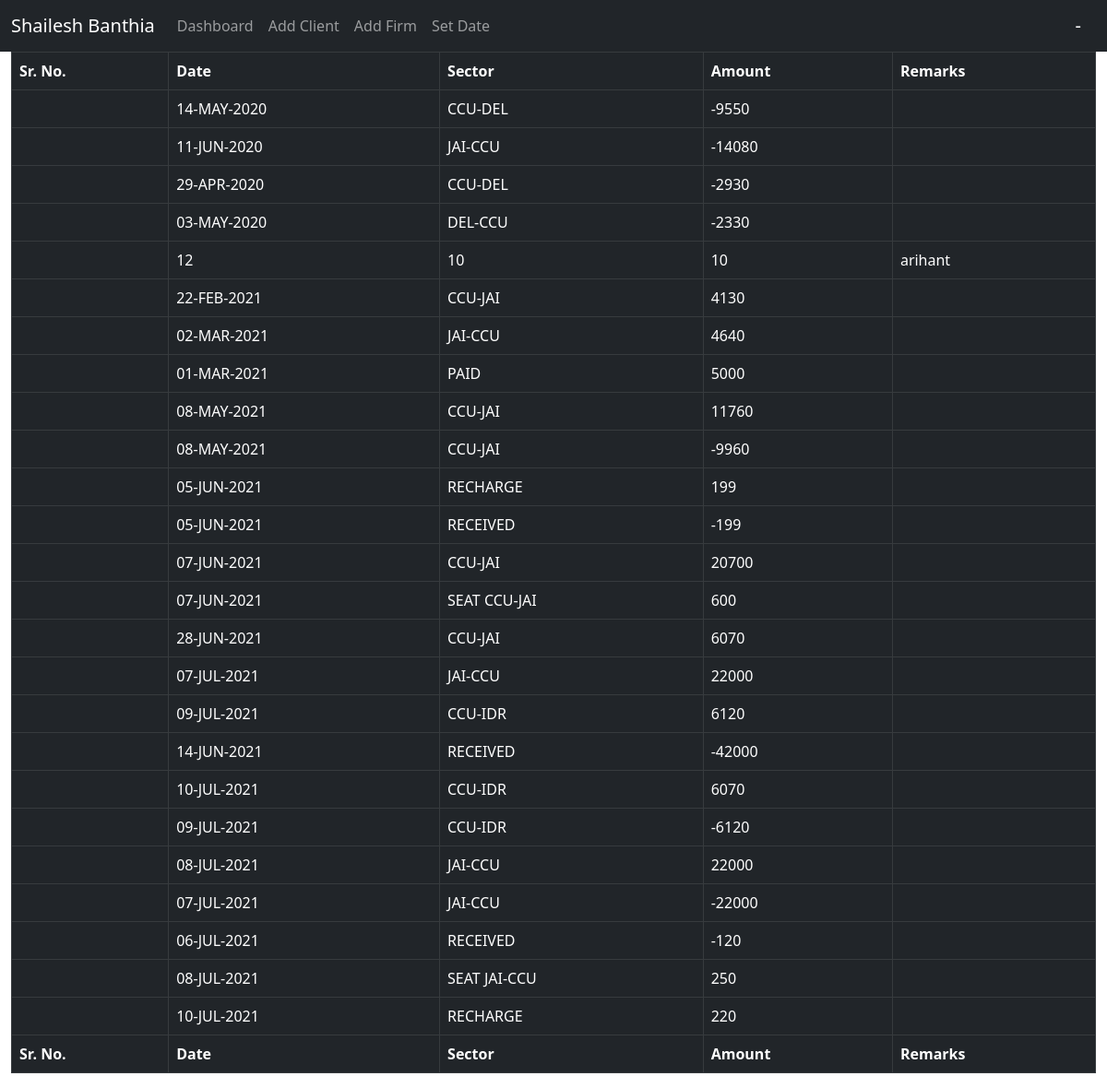
Page /client-detail/43 on the committed database.
### ledger/models.py (models this page shows, shortened)
class Trancation(models.Model):
    client = models.ForeignKey(Client, on_delete=models.CASCADE)
    sector = models.CharField(null=False, max_length=100)
    amount = models.IntegerField(null=False)
    remarks = models.TextField(null=True, blank=True)
    date = models.TextField()
    booking_date = models.DateField()
    passenger_list = models.TextField(null=True)
    verifed = models.BooleanField(default=False)
    cleared = models.BooleanField(default=False)
    firm = models.ForeignKey(Firm, on_delete=models.CASCADE, default=1)
    class Meta:
        ordering = ['booking_date']

### ledger/views.py (the view)
# urls.py: path('client-detail/<int:id>', views.client_detail_view,
def client_detail_view(request, id):
    client_details = models.Trancation.objects.filter(client_id=id)
    return render(request, 'ledger/client_detail.html', {
        'client_details': client_details
    })

### ledger/templates/ledger/client_detail.html
{% extends 'base_template.html' %}
{% block content %}
    <table class="table table-bordered table-dark">
        <thead>
        <tr>
            <th>Sr. No.</th>
            <th>Date</th>
            <th>Sector</th>
            <th>Amount</th>
            <th>Remarks</th>
        </tr>
        </thead>
        <tfoot>
        <tr>
            <th>Sr. No.</th>
            <th>Date</th>
            <th>Sector</th>
            <th>Amount</th>
            <th>Remarks</th>
        </tr>
        </tfoot>
        <tbody>
        {% for detail in client_details %}
            <tr class="{% if detail.amount > 0 %}
                            bg-danger
                            {% elif detail.amount < 0 %}bg-success
                            {% else %} bg-primary
                        {% endif %}">
                <td></td>
                <td>{{ detail.date }}</td>
                <td>{{ detail.sector }}</td>
                <td>{{ detail.amount }}</td>
                <td>{{ detail.remarks }}</td>
            </tr>
        {% endfor %}
        </tbody>
    </table>
{% endblock %}

### rows in the picture
Trancation: date "14-MAY-2020", sector "CCU-DEL", amount "-9550"
Trancation: date "11-JUN-2020", sector "JAI-CCU", amount "-14080"
Trancation: date "29-APR-2020", sector "CCU-DEL", amount "-2930"
Trancation: date "03-MAY-2020", sector "DEL-CCU", amount "-2330"
Trancation: date "12", sector "10", amount "10", remarks "arihant"
Trancation: date "22-FEB-2021", sector "CCU-JAI", amount "4130"
Trancation: date "02-MAR-2021", sector "JAI-CCU", amount "4640"
Trancation: date "01-MAR-2021", sector "PAID", amount "5000"
Trancation: date "08-MAY-2021", sector "CCU-JAI", amount "11760"
Trancation: date "08-MAY-2021", sector "CCU-JAI", amount "-9960"
Trancation: date "05-JUN-2021", sector "RECHARGE", amount "199"
Trancation: date "05-JUN-2021", sector "RECEIVED", amount "-199"
Trancation: date "07-JUN-2021", sector "CCU-JAI", amount "20700"
Trancation: date "07-JUN-2021", sector "SEAT CCU-JAI", amount "600"
Trancation: date "28-JUN-2021", sector "CCU-JAI", amount "6070"
Trancation: date "07-JUL-2021", sector "JAI-CCU", amount "22000"
Trancation: date "09-JUL-2021", sector "CCU-IDR", amount "6120"
Trancation: date "14-JUN-2021", sector "RECEIVED", amount "-42000"
Trancation: date "10-JUL-2021", sector "CCU-IDR", amount "6070"
Trancation: date "09-JUL-2021", sector "CCU-IDR", amount "-6120"
Trancation: date "08-JUL-2021", sector "JAI-CCU", amount "22000"
Trancation: date "07-JUL-2021", sector "JAI-CCU", amount "-22000"
Trancation: date "06-JUL-2021", sector "RECEIVED", amount "-120"
Trancation: date "08-JUL-2021", sector "SEAT JAI-CCU", amount "250"
Trancation: date "10-JUL-2021", sector "RECHARGE", amount "220"
